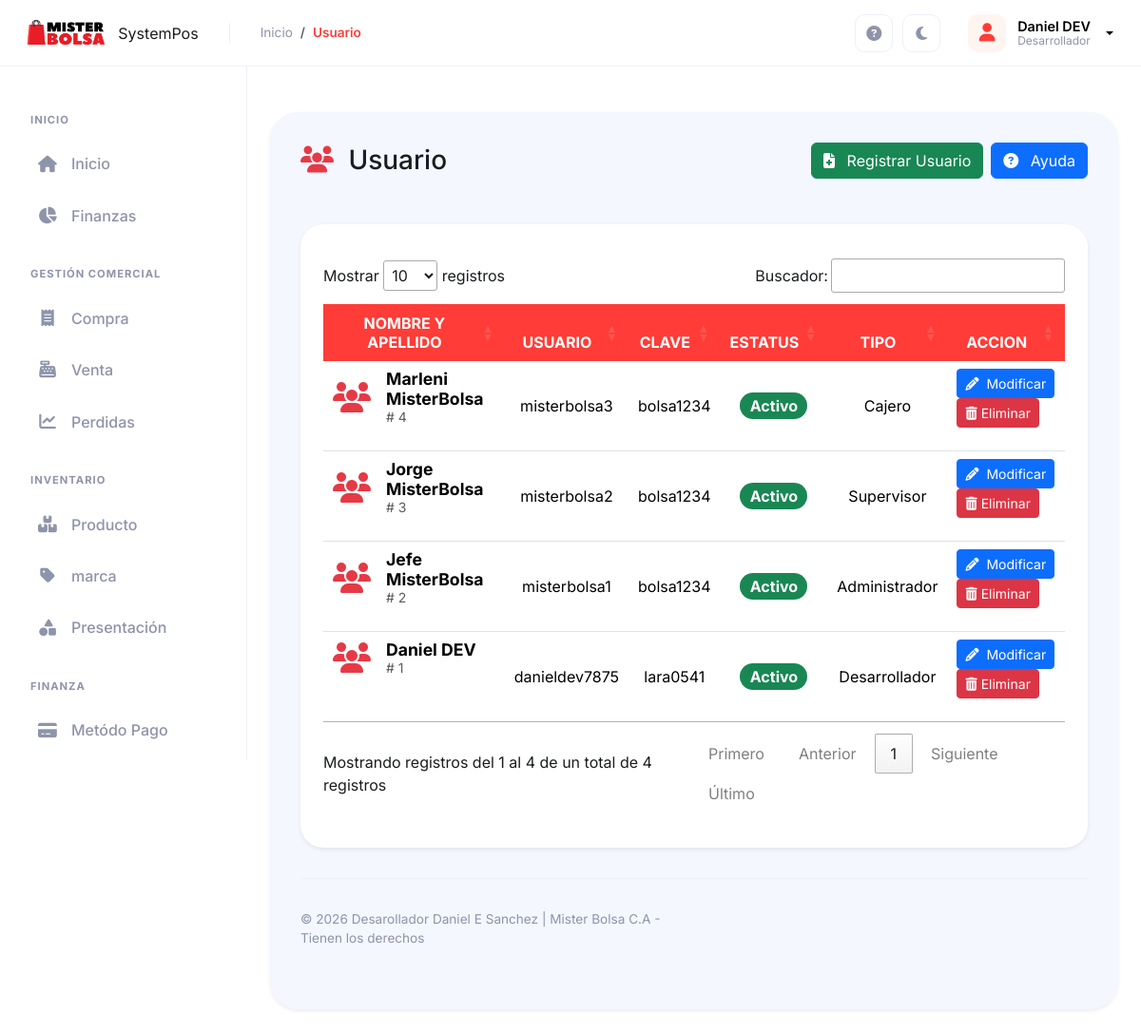
The app's page /controlador/usuario.php (signed in) with its own data.
### tables this page shows
CREATE TABLE `usuario` (
  `id_usuario` int(11) NOT NULL,
  `nombre` varchar(100) NOT NULL,
  `apellido` varchar(100) NOT NULL,
  `usuario` varchar(16) NOT NULL,
  `clave` varchar(16) NOT NULL,
  `estatus` int(1) NOT NULL,
  `id_tipo` int(11) NOT NULL
);

CREATE TABLE `tipo_usuario` (
  `id_tipo` int(11) NOT NULL,
  `nombre` varchar(100) NOT NULL,
  `nivel` int(1) NOT NULL,
  `estatus` int(1) NOT NULL
);

### modelo/usuario.php (called while the page is built, shortened)
<?php
require_once 'conexion.php';
class Usuario extends Conexion{
    function __construct(){
        $this->conex = new Conexion();
        $this->conex = $this->conex->Conex();
    }
    public function consultar($limite = 200){
        $registro="SELECT u.*,tu.id_tipo, tu.nombre AS nombre_tipo
        FROM usuario u
        INNER JOIN  tipo_usuario tu ON u.id_tipo = tu.id_tipo
        ORDER BY u.id_usuario DESC  LIMIT :limite";
        $consulta = $this->conex->prepare($registro);
           $consulta->bindParam(':limite', $limite, PDO::PARAM_INT);
        $resul = $consulta->execute();
        $datos=$consulta->fetchAll(PDO::FETCH_ASSOC);
            if ($resul){
                return $datos;
            } else{
                return $res = 0;
            }
    }
}

### modelo/conexion.php (called while the page is built, shortened)
<?php
	class Conexion extends PDO{
	private $conex ;
	public function __construct(){
		$conexstring ="mysql:host="._DB_HOST_.";dbname="._DB_NAME_.";charset=utf8";
	try {
		$this->conex = new PDO($conexstring, _DB_USER_, _DB_PASS_);
		$this->conex->setAttribute(PDO::ATTR_ERRMODE, PDO::ERRMODE_EXCEPTION);
	}
	catch (PDOException $e) {
		die ("Conexión Fallida".$e->getMessage());
	}
}
	public function Conex(){
	return $this->conex;
	}
}
?>

### vista/usuario.php (the view, shortened to what this page needs)
<!doctype html>
<html lang="en">
<head>
    <?php require_once 'complementos/head2.php'; ?>
</head>
<body>
  <?php require_once 'complementos/nav2.php'; ?>
  <?php require_once 'complementos/sidebar2.php'; ?>
  <div class="row">
    <div class="d-sm-flex align-items-center justify-content-between mb-5">
       <h1 class="h3 mb-0 TextOscuroTitel"> <i class="fa-solid fa-users me-2" style="color: #E63946;"></i>
        Usuario</h1>
        <div class="d-flex gap-2">
          <button type="button" class="btn btn-success TA1" data-bs-toggle="modal" data-bs-target="#exampleModal">
            <i class="fas fa-file-medical me-2"></i>
            Registrar Usuario
      </button>
      <button type="button" class="btn btn-primary" id="Teayuda">
                  <i class="fa-solid fa-circle-question me-2"></i>
                  Ayuda
            </button>
            </div>
    </div>
  </div>
  <div class="transaction-list shadow-sm border-0 DivOscuro1 TA2">
    <div class="table-responsive TextOscuro">
        <table id="myTable" class="table table-m table-hover" style="width:100%">
            <thead class="table-color">
              <tr>
                <th class="text-center">NOMBRE Y APELLIDO</th>
                <th class="text-center">USUARIO</th>
                <th class="text-center">CLAVE</th>
                <th class="text-center">ESTATUS</th>
                <th class="text-center">TIPO</th>
                <th class="text-center">ACCION</th>
              </tr>
            </thead>
            <tbody>
              <?php
                $estatus_texto = array(
                  1 => 'Activo',
                  2 => 'No Activo',
                );
                $estatus_classes = array(
                  1=> 'badge rounded-pill bg-success ',
                  2=>'badge rounded-pill bg-warning text-dark',
                  3=> 'badge rounded-pill bg-danger'
                );
                foreach ($registro as $dato){
                ?>
                        <tr>
                           <td class="td-oscuro">
                              <div class="d-flex align-items-center">
                                  <div class="me-3">
                                      <i class="fa-solid fa-users fa-2x" style="color: #E63946;"></i>
                                  </div>
                                  <div>
                                      <div class="fw-bold" style="font-size: 1.1rem;">
                                         <?php echo $dato['nombre']." ".$dato['apellido']?>
                                      </div>
                                      <div class="text-muted small">
                                          # <?php echo $dato['id_usuario']?>
                                      </div>
                                  </div>
                              </div>
                          </td>
                          <td class="text-center td-oscuro align-middle"> <?php echo $dato['usuario']?> </td>
                          <td class="text-center td-oscuro align-middle"> <?php echo $dato['clave']?> </td>
                          <td class="text-center td-oscuro align-middle">
                            <span class="<?= $estatus_classes[$dato['estatus']] ?> fa-1x">
                              <?php echo $estatus_texto[$dato['estatus']] ?>
                            </span>
                          </td>
                          <td class="text-center td-oscuro align-middle"> <?php echo $dato['nombre_tipo']?> </td>
                          <td class="td-oscuro align-middle">
                              <form action="?pagina=usuario" method="POST" >
                                <button name="modificar" class="btn btn-primary btn-sm modificar TA3"
                                value="<?php echo $dato['id_usuario'] ?>"><i class="fas fa-pencil-alt me-1" title="Editar"></i> Modificar</button>
                                <button type="button" onclick="eliminar(this)" class="btn btn-danger btn-sm eliminar TA4" value="<?php echo $dato['id_usuario'] ?>"> <i class="fas fa-trash-alt" title="Eliminar"> </i> Eliminar </button>
                              </form>
                          </td>
                        </tr>
        <?php } ?>
            </tbody>
            </table>
        </div>
  </div>
  <?php require_once 'complementos/footer2.php'; ?>
</body>
</html>

### records on screen
usuario: nombre "Marleni", apellido "MisterBolsa", id_usuario "4", usuario "misterbolsa3", clave "bolsa1234", estatus "Activo", id_tipo.nombre "Cajero"
usuario: nombre "Jorge", apellido "MisterBolsa", id_usuario "3", usuario "misterbolsa2", clave "bolsa1234", estatus "Activo", id_tipo.nombre "Supervisor"
usuario: nombre "Jefe", apellido "MisterBolsa", id_usuario "2", usuario "misterbolsa1", clave "bolsa1234", estatus "Activo", id_tipo.nombre "Administrador"
usuario: nombre "Daniel", apellido "DEV", id_usuario "1", usuario "danieldev7875", clave "lara0541", estatus "Activo", id_tipo.nombre "Desarrollador"

### other values on screen
$vista "Usuario"
$_SESSION['nombre'] "Daniel"
$_SESSION['apellido'] "DEV"
$_SESSION['nombre_tipo'] "Desarrollador"
